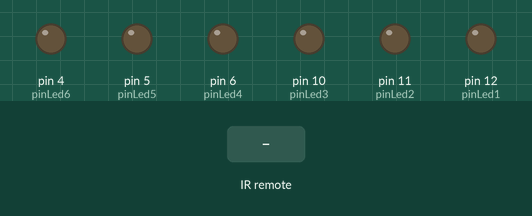
Simulated run of this sketch. Board: Arduino Uno, built with avr-gcc and run on an emulated ATmega328P. Parts: output pins drawn as LEDs (lit = HIGH). Inputs (shaded band) come from the test bench.

Above: at 1.2 s.
1.3 s: infrared code 0xFF30CF received
At 2.1 s:
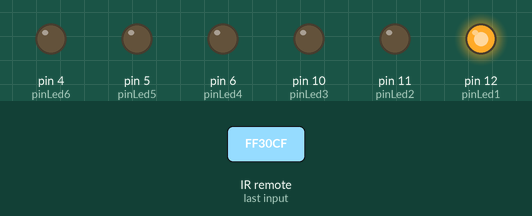
2.8 s: infrared code 0xFF18E7 received
At 3.3 s:
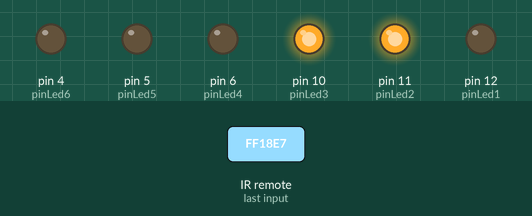
4.3 s: infrared code 0xFF7A85 received
At 5.5 s:
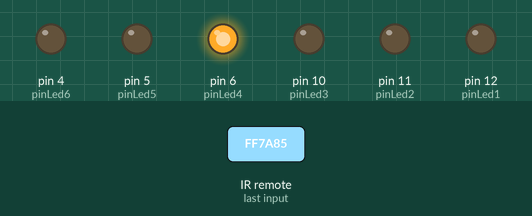
5.8 s: infrared code 0xFF10EF received
At 6.7 s:
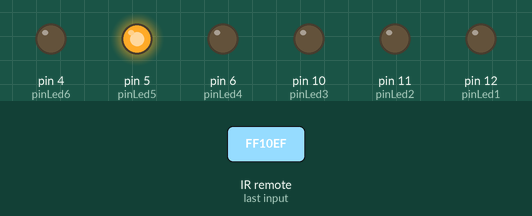
7.3 s: infrared code 0xFF38C7 received
At 7.9 s:
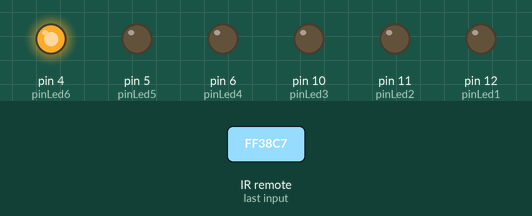
8.8 s: infrared code 0xFF5AA5 received
At 10.2 s:
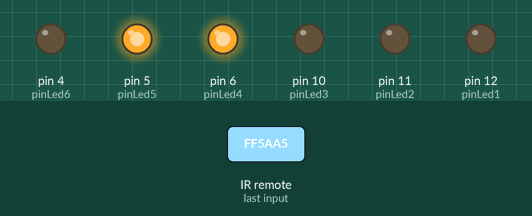
Timing chart, 0 to 11.3 s (numbered marks = the images above; inputs shaded):
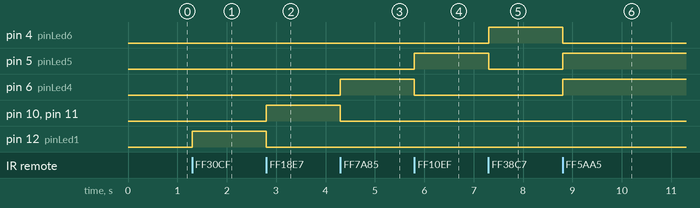

The sketch:

LEDsControlledIR.ino
```cpp
// Several LEDs controlled remotely by an IR remote controlled
// CREATED BY AGM


#include <IRremote.h>

int RECV_PIN = 2;   //Infrared sensor pin
IRrecv irrecv(RECV_PIN);
decode_results results;
int pinLed1 = 12;
int pinLed2 = 11;
int pinLed3 = 10;
int pinLed4 = 6;
int pinLed5 = 5;
int pinLed6 = 4;


void setup()
{
  pinMode(pinLed1, OUTPUT);
  pinMode(pinLed2, OUTPUT);
  pinMode(pinLed3, OUTPUT);
  pinMode(pinLed4, OUTPUT);
  pinMode(pinLed5, OUTPUT);
  pinMode(pinLed6, OUTPUT);


  // The program will start with all the LEDs off
        digitalWrite(pinLed1, LOW);
        digitalWrite(pinLed2, LOW);
        digitalWrite(pinLed3, LOW);
        digitalWrite(pinLed4, LOW);
        digitalWrite(pinLed5, LOW);
        digitalWrite(pinLed6, LOW);


  irrecv.enableIRIn(); // Start the receiver

}

void loop() {
  if (irrecv.decode(&results)) {
    switch (results.value)  {
      case 0xFF6897: //botón 0
        digitalWrite(pinLed1, LOW);
        digitalWrite(pinLed2, LOW);
        digitalWrite(pinLed3, LOW);
        digitalWrite(pinLed4, LOW);
        digitalWrite(pinLed5, LOW);
        digitalWrite(pinLed6, LOW);

        break;
      case 0xFF30CF: //botón 1
        digitalWrite(pinLed1, HIGH);
        digitalWrite(pinLed2, LOW);
        digitalWrite(pinLed3, LOW);
        digitalWrite(pinLed4, LOW);
        digitalWrite(pinLed5, LOW);
        digitalWrite(pinLed6, LOW);

        break;
      case 0xFF18E7: //botón 2
        digitalWrite(pinLed1, LOW);
        digitalWrite(pinLed2, HIGH);
        digitalWrite(pinLed3, HIGH);
        digitalWrite(pinLed4, LOW);
        digitalWrite(pinLed5, LOW);
        digitalWrite(pinLed6, LOW);

        break;
      case 0xFF7A85: //botón 3
        digitalWrite(pinLed1, LOW);
        digitalWrite(pinLed2, LOW);
        digitalWrite(pinLed3, LOW);
        digitalWrite(pinLed4, HIGH);
        digitalWrite(pinLed5, LOW);
        digitalWrite(pinLed6, LOW);

        break;
      case 0xFF10EF:  //botón 4
        digitalWrite(pinLed1, LOW);
        digitalWrite(pinLed2, LOW);
        digitalWrite(pinLed3, LOW);
        digitalWrite(pinLed4, LOW);
        digitalWrite(pinLed5, HIGH);
        digitalWrite(pinLed6, LOW);

        break;
      case 0xFF38C7:  //botón 5
        digitalWrite(pinLed1, LOW);
        digitalWrite(pinLed2, LOW);
        digitalWrite(pinLed3, LOW);
        digitalWrite(pinLed4, LOW);
        digitalWrite(pinLed5, LOW);
        digitalWrite(pinLed6, HIGH);

        break;
      case 0xFF5AA5:  //botón 6  (For colour blinded xD)
        digitalWrite(pinLed1, LOW);
        digitalWrite(pinLed2, LOW);
        digitalWrite(pinLed3, LOW);
        digitalWrite(pinLed4, HIGH);
        digitalWrite(pinLed5, HIGH);
        digitalWrite(pinLed6, LOW);

        break;
      case 0xFFA25D:  // boton encendido
        digitalWrite(pinLed1, HIGH);
        digitalWrite(pinLed2, HIGH);
        digitalWrite(pinLed3, HIGH);
        digitalWrite(pinLed4, HIGH);
        digitalWrite(pinLed5, HIGH);
        digitalWrite(pinLed6, HIGH);
        break;

     }


  irrecv.resume();
  }
}
```

Measured:
- after the input at 1.3 s, pin 12 (pinLed1): LOW → HIGH at once
- after the input at 2.8 s, pin 10 (pinLed3), pin 11 (pinLed2): LOW → HIGH at once; pin 12 (pinLed1): HIGH → LOW at once
- after the input at 4.3 s, pin 6 (pinLed4): LOW → HIGH at once; pin 10 (pinLed3), pin 11 (pinLed2): HIGH → LOW at once
- after the input at 5.8 s, pin 5 (pinLed5): LOW → HIGH at once; pin 6 (pinLed4): HIGH → LOW at once
- after the input at 7.3 s, pin 4 (pinLed6): LOW → HIGH at once; pin 5 (pinLed5): HIGH → LOW at once
- after the input at 8.8 s, pin 4 (pinLed6): HIGH → LOW at once; pin 5 (pinLed5), pin 6 (pinLed4): LOW → HIGH at once
